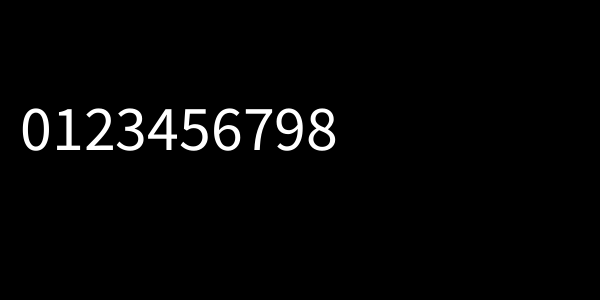
Frame 1 (no input)
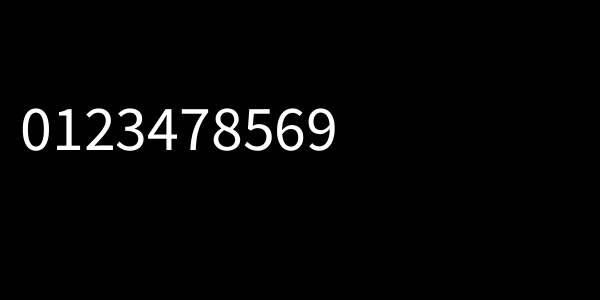
Frame 60 (the mouse pressed at the canvas centre just before this capture)
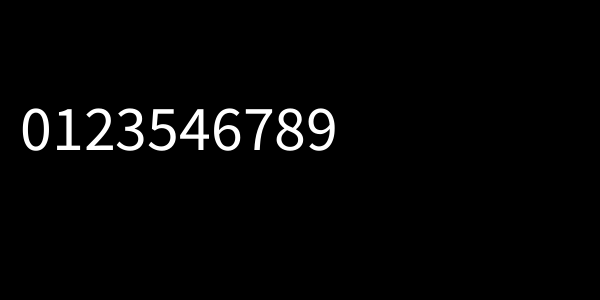
Frame 120 (the mouse held since frame 60 and released just before this capture)

The Processing sketch that drew these frames (run headless with seeded random() and noise(); from frame 60 on, the mouse is pressed at the canvas centre):

// Processing sketch: CC_035_2_LexicographicOrder
// ── CC_035_2_LexicographicOrder.pde
// Coding Train
// Ported to processing by Max (https://github.com/TheLastDestroyer)
// Origional JS by Daniel Shiffman
// http://patreon.com/codingtrain
// Code for this video: https://youtu.be/goUlyp4rwiU

int[] vals = {0, 1, 2, 3, 4, 5, 6, 7, 8, 9};

void setup() {
  size(600, 300);
}

void draw() {
  print(vals);


  // STEP 1 of the algorithm
  // https://www.quora.com/How-would-you-explain-an-algorithm-that-generates-permutations-using-lexicographic-ordering
  int largestI = -1;
  for (int i = 0; i < vals.length - 1; i++) {
    if (vals[i] < vals[i + 1]) {
      largestI = i;
    }
  }
  if (largestI == -1) {
    noLoop();
    print("finished");
  }

  // STEP 2
  int largestJ = -1;
  for (int j = 0; j < vals.length; j++) {
    if (vals[largestI] < vals[j]) {
      largestJ = j;
    }
  }

  // STEP 3
  swap(vals, largestI, largestJ);

  // STEP 4: reverse from largestI + 1 to the end
  int size = vals.length - largestI - 1;
  int[] endArray = new int[size];
  arrayCopy(vals, largestI + 1, endArray, 0, size);
  endArray = reverse(endArray);
  arrayCopy(endArray, 0, vals, largestI+1, size);
  background(0);
  textSize(64);
   String s = "";
  for (int i = 0; i < vals.length; i++) {
    s += vals[i];
  }
  fill(255);
  text(s, 20, height / 2);


}

void swap(int[] a, int i, int j) {
  int temp = a[i];
  a[i] = a[j];
  a[j] = temp;
}
